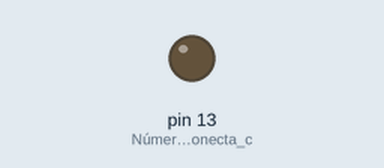
Bench run of a sketch on a simulated Arduino Uno, built with avr-gcc and run on an emulated ATmega328P. On the bench: output pins drawn as LEDs (lit = HIGH).

Above: at 4.5 s.
At 9.7 s:
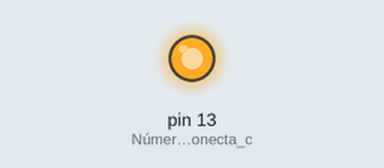
Timing chart, 0 to 17.6 s (numbered marks = the images above):
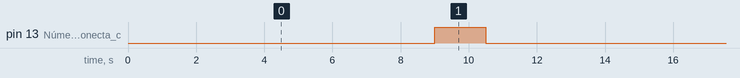

The sketch:

ejercicio1.ino
```cpp
// C++ code
//
void setup()
{
  pinMode(LED_BUILTIN, OUTPUT); // Número donde se conecta cada led + salida
}

void loop()
{
  digitalWrite(11, HIGH); // Led amarillo
  delay(1500); // Pausa de 1.5 segundos
  digitalWrite(11, LOW); // Led amarillo
  delay(3000); // Pausa de 3 segundos

  digitalWrite(12, HIGH); // Led verde
  delay(1500);
  digitalWrite(12, LOW); // Led verde
  delay(3000);

  digitalWrite(13, HIGH); // Led rojo
  delay(1500);
  digitalWrite(13, LOW); // Led rojo
  delay(3000);
}
```

Measured:
- by itself, pin 13 (Número_donde_se_conecta_c): alternates HIGH for 1.5 s and LOW for 12.0 s
